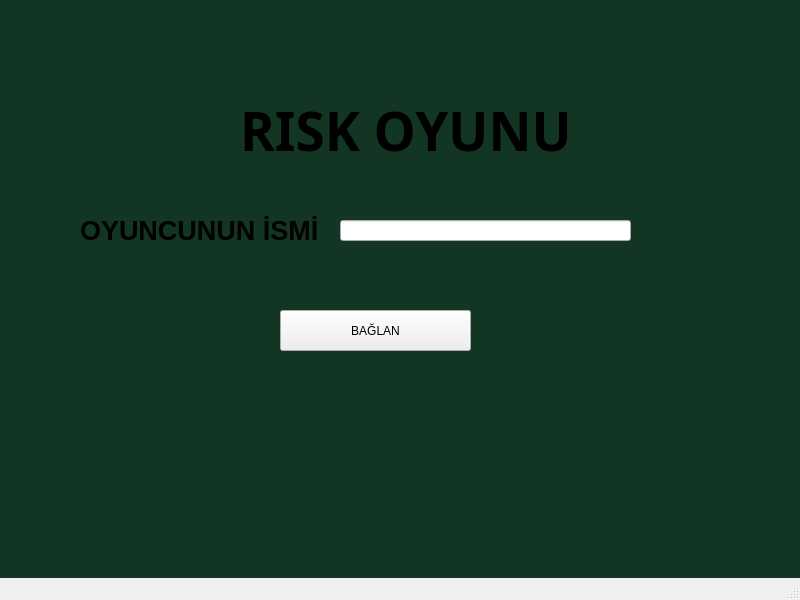
<?xml version="1.0" encoding="UTF-8"?>
<ui version="4.0">
 <class>MainWindow</class>
 <widget class="QMainWindow" name="MainWindow">
  <property name="geometry">
   <rect>
    <x>0</x>
    <y>0</y>
    <width>800</width>
    <height>600</height>
   </rect>
  </property>
  <property name="windowTitle">
   <string>MainWindow</string>
  </property>
  <property name="autoFillBackground">
   <bool>true</bool>
  </property>
  <property name="styleSheet">
   <string notr="true">#0f172a</string>
  </property>
  <widget class="QWidget" name="centralwidget">
   <property name="autoFillBackground">
    <bool>false</bool>
   </property>
   <property name="styleSheet">
    <string notr="true">#centralwidget {
    background-color: #123524;
}</string>
   </property>
   <widget class="QLabel" name="titleLabel">
    <property name="geometry">
     <rect>
      <x>240</x>
      <y>80</y>
      <width>351</width>
      <height>101</height>
     </rect>
    </property>
    <property name="palette">
     <palette>
      <active>
       <colorrole role="WindowText">
        <brush brushstyle="SolidPattern">
         <color alpha="255">
          <red>0</red>
          <green>0</green>
          <blue>0</blue>
         </color>
        </brush>
       </colorrole>
       <colorrole role="Text">
        <brush brushstyle="SolidPattern">
         <color alpha="255">
          <red>0</red>
          <green>0</green>
          <blue>0</blue>
         </color>
        </brush>
       </colorrole>
       <colorrole role="ButtonText">
        <brush brushstyle="SolidPattern">
         <color alpha="255">
          <red>0</red>
          <green>0</green>
          <blue>0</blue>
         </color>
        </brush>
       </colorrole>
       <colorrole role="PlaceholderText">
        <brush brushstyle="SolidPattern">
         <color alpha="128">
          <red>0</red>
          <green>0</green>
          <blue>0</blue>
         </color>
        </brush>
       </colorrole>
      </active>
      <inactive>
       <colorrole role="WindowText">
        <brush brushstyle="SolidPattern">
         <color alpha="255">
          <red>0</red>
          <green>0</green>
          <blue>0</blue>
         </color>
        </brush>
       </colorrole>
       <colorrole role="Text">
        <brush brushstyle="SolidPattern">
         <color alpha="255">
          <red>0</red>
          <green>0</green>
          <blue>0</blue>
         </color>
        </brush>
       </colorrole>
       <colorrole role="ButtonText">
        <brush brushstyle="SolidPattern">
         <color alpha="255">
          <red>0</red>
          <green>0</green>
          <blue>0</blue>
         </color>
        </brush>
       </colorrole>
       <colorrole role="PlaceholderText">
        <brush brushstyle="SolidPattern">
         <color alpha="128">
          <red>0</red>
          <green>0</green>
          <blue>0</blue>
         </color>
        </brush>
       </colorrole>
      </inactive>
      <disabled>
       <colorrole role="WindowText">
        <brush brushstyle="SolidPattern">
         <color alpha="255">
          <red>0</red>
          <green>0</green>
          <blue>0</blue>
         </color>
        </brush>
       </colorrole>
       <colorrole role="Text">
        <brush brushstyle="SolidPattern">
         <color alpha="255">
          <red>0</red>
          <green>0</green>
          <blue>0</blue>
         </color>
        </brush>
       </colorrole>
       <colorrole role="ButtonText">
        <brush brushstyle="SolidPattern">
         <color alpha="255">
          <red>0</red>
          <green>0</green>
          <blue>0</blue>
         </color>
        </brush>
       </colorrole>
       <colorrole role="PlaceholderText">
        <brush brushstyle="SolidPattern">
         <color alpha="128">
          <red>0</red>
          <green>0</green>
          <blue>0</blue>
         </color>
        </brush>
       </colorrole>
      </disabled>
     </palette>
    </property>
    <property name="font">
     <font>
      <family>Mongolian Baiti</family>
      <pointsize>40</pointsize>
      <bold>true</bold>
      <underline>false</underline>
     </font>
    </property>
    <property name="mouseTracking">
     <bool>true</bool>
    </property>
    <property name="styleSheet">
     <string notr="true">QLabel {
    color: black;
}</string>
    </property>
    <property name="text">
     <string>RISK OYUNU</string>
    </property>
    <property name="textFormat">
     <enum>Qt::RichText</enum>
    </property>
   </widget>
   <widget class="QLabel" name="label">
    <property name="geometry">
     <rect>
      <x>80</x>
      <y>210</y>
      <width>251</width>
      <height>41</height>
     </rect>
    </property>
    <property name="font">
     <font>
      <family>Arial</family>
      <pointsize>20</pointsize>
      <bold>true</bold>
     </font>
    </property>
    <property name="styleSheet">
     <string notr="true">QLabel {
    color: black;
}</string>
    </property>
    <property name="text">
     <string>OYUNCUNUN İSMİ</string>
    </property>
   </widget>
   <widget class="QPushButton" name="connectButton">
    <property name="geometry">
     <rect>
      <x>280</x>
      <y>310</y>
      <width>191</width>
      <height>41</height>
     </rect>
    </property>
    <property name="text">
     <string>BAĞLAN</string>
    </property>
   </widget>
   <widget class="QLineEdit" name="playerNameInput">
    <property name="geometry">
     <rect>
      <x>340</x>
      <y>220</y>
      <width>291</width>
      <height>21</height>
     </rect>
    </property>
    <property name="font">
     <font>
      <family>Arial</family>
      <pointsize>15</pointsize>
     </font>
    </property>
   </widget>
   <widget class="QLabel" name="zar_png">
    <property name="geometry">
     <rect>
      <x>550</x>
      <y>130</y>
      <width>341</width>
      <height>491</height>
     </rect>
    </property>
    <property name="text">
     <string/>
    </property>
    <property name="pixmap">
     <pixmap>../../../../../Downloads/zar.png</pixmap>
    </property>
    <property name="scaledContents">
     <bool>true</bool>
    </property>
   </widget>
   <widget class="QLabel" name="background_png">
    <property name="geometry">
     <rect>
      <x>0</x>
      <y>0</y>
      <width>800</width>
      <height>600</height>
     </rect>
    </property>
    <property name="text">
     <string/>
    </property>
    <property name="pixmap">
     <pixmap>../assets/background.jpg</pixmap>
    </property>
    <property name="scaledContents">
     <bool>true</bool>
    </property>
   </widget>
   <zorder>background_png</zorder>
   <zorder>titleLabel</zorder>
   <zorder>label</zorder>
   <zorder>connectButton</zorder>
   <zorder>playerNameInput</zorder>
   <zorder>zar_png</zorder>
  </widget>
  <widget class="QMenuBar" name="menubar">
   <property name="geometry">
    <rect>
     <x>0</x>
     <y>0</y>
     <width>800</width>
     <height>22</height>
    </rect>
   </property>
  </widget>
  <widget class="QStatusBar" name="statusbar"/>
 </widget>
 <resources/>
 <connections/>
</ui>
